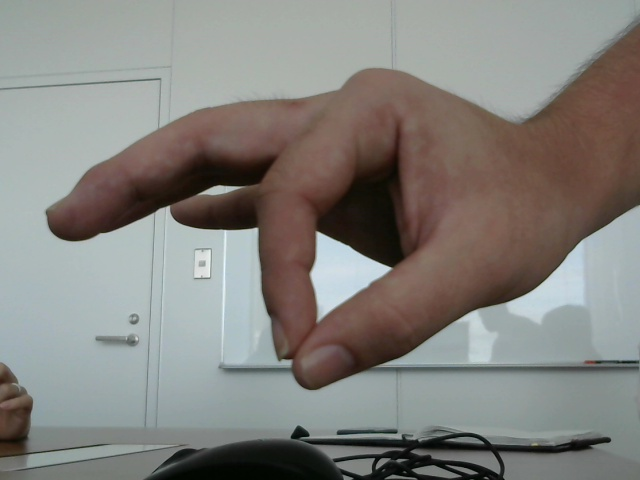
#> input picture save_images/pic.jpg, 640 x 480 px, found by its file name
$ python webcam_Check.py
#> lines starting #> are read from the running program, lines starting #| are printed output that depends on the picture; after the words box and inside, x2 and y2 are one past the last pixel; in counts of white or black regions, pixels touching at a corner belong together
import cv2
import numpy as np
from PIL import Image
import matplotlib.pyplot as plt
def before():
    #画像の読み込み
    im = Image.open("./pic.jpg")

    #表示
    im.show()

def after():
    t = 127

    # 入力画像の読み込み
    img = cv2.imread("pic.jpg")
#> img is the input picture: shape (480, 640, 3); mean B, G, R 125.9, 130.2, 131.9

    # グレースケール変換
    gray = cv2.cvtColor(img, cv2.COLOR_RGB2GRAY)
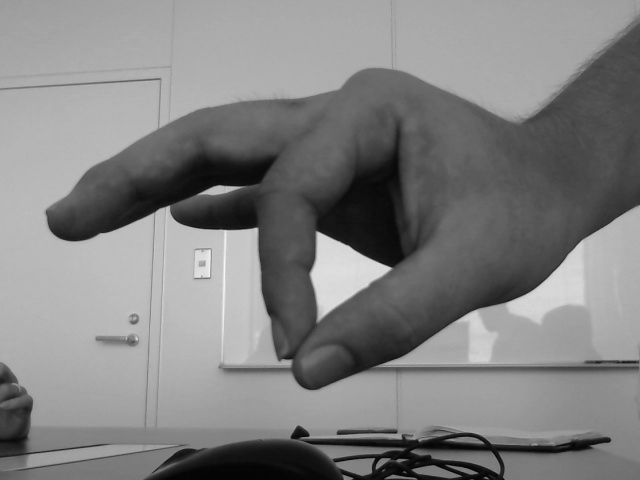
#> gray: shape (480, 640); min 1, max 249, mean 129.1

    # 出力画像用の配列生成
    th1 = gray.copy()

    # 方法1（NumPyで実装）
    th1[gray < t] = 0
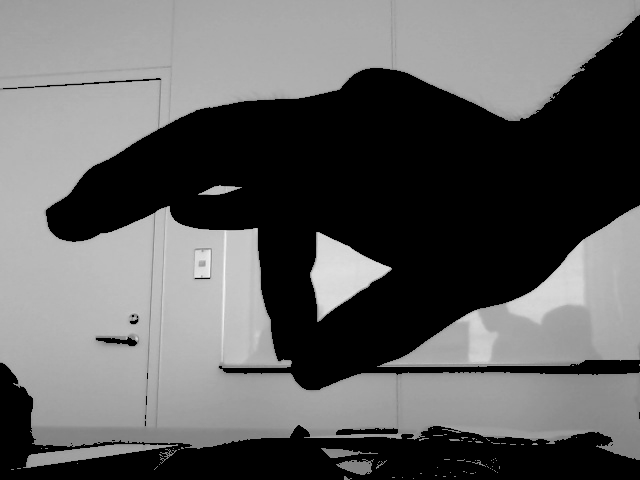
#> th1: shape (480, 640); min 0, max 249, mean 97.6
    th1[gray >= t] = 255
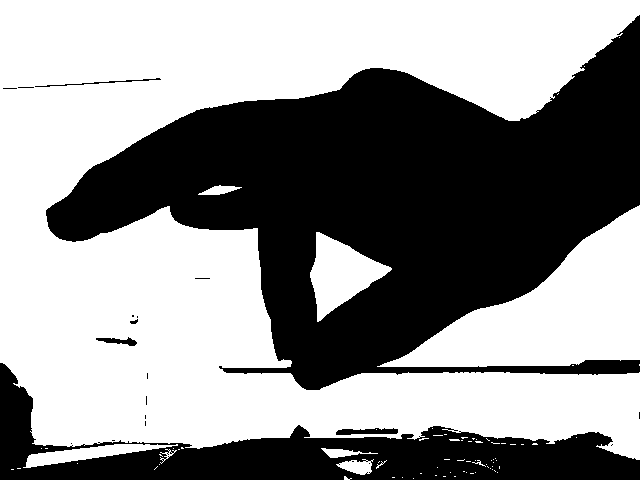
#> th1: shape (480, 640); 57.2% white; 21 black regions (15 under 20 px), largest, box (x1, y1, x2, y2) and area: (46, 15, 640, 390) 105354, (0, 363, 640, 480) 25212, (336, 428, 398, 435) 308, (96, 337, 137, 346) 183, (35, 78, 161, 87) 160, (130, 319, 138, 324) 24

    cv2.imwrite("after.jpg", th1)
#> (the run stopped early here; a loop or call above may not have finished)
